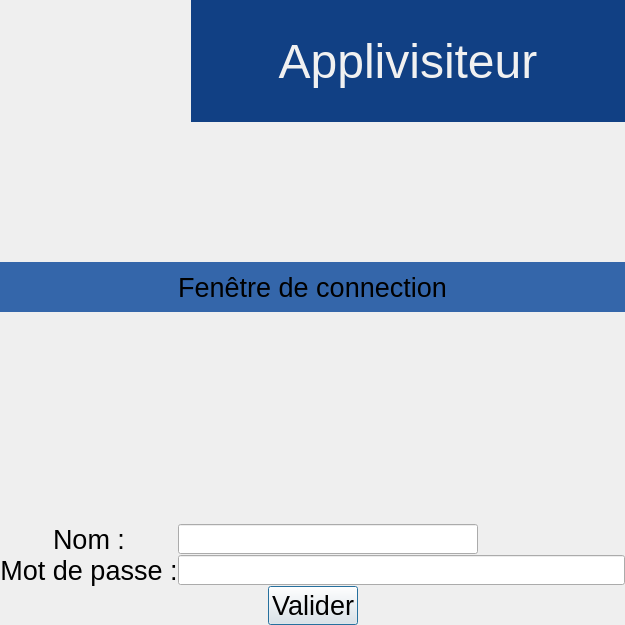
<?xml version="1.0" encoding="UTF-8"?>
<ui version="4.0">
 <class>Dialog</class>
 <widget class="QDialog" name="Dialog">
  <property name="windowModality">
   <enum>Qt::NonModal</enum>
  </property>
  <property name="geometry">
   <rect>
    <x>0</x>
    <y>0</y>
    <width>625</width>
    <height>625</height>
   </rect>
  </property>
  <property name="windowTitle">
   <string>Dialog</string>
  </property>
  <property name="autoFillBackground">
   <bool>false</bool>
  </property>
  <property name="sizeGripEnabled">
   <bool>false</bool>
  </property>
  <layout class="QGridLayout" name="gridLayout_7">
   <property name="leftMargin">
    <number>0</number>
   </property>
   <property name="topMargin">
    <number>0</number>
   </property>
   <property name="rightMargin">
    <number>0</number>
   </property>
   <property name="bottomMargin">
    <number>0</number>
   </property>
   <property name="spacing">
    <number>0</number>
   </property>
   <item row="0" column="0">
    <layout class="QVBoxLayout" name="verticalLayout">
     <property name="spacing">
      <number>0</number>
     </property>
     <property name="sizeConstraint">
      <enum>QLayout::SetNoConstraint</enum>
     </property>
     <property name="leftMargin">
      <number>0</number>
     </property>
     <property name="rightMargin">
      <number>0</number>
     </property>
     <item>
      <layout class="QHBoxLayout" name="horizontalLayout">
       <property name="spacing">
        <number>0</number>
       </property>
       <property name="sizeConstraint">
        <enum>QLayout::SetDefaultConstraint</enum>
       </property>
       <item alignment="Qt::AlignTop">
        <widget class="QLabel" name="label_2">
         <property name="sizePolicy">
          <sizepolicy hsizetype="Preferred" vsizetype="Fixed">
           <horstretch>0</horstretch>
           <verstretch>0</verstretch>
          </sizepolicy>
         </property>
         <property name="minimumSize">
          <size>
           <width>191</width>
           <height>122</height>
          </size>
         </property>
         <property name="maximumSize">
          <size>
           <width>191</width>
           <height>122</height>
          </size>
         </property>
         <property name="font">
          <font>
           <kerning>true</kerning>
          </font>
         </property>
         <property name="text">
          <string/>
         </property>
         <property name="pixmap">
          <pixmap resource="logoqrc.qrc">:/newPrefix/image/logo.jpg</pixmap>
         </property>
         <property name="scaledContents">
          <bool>true</bool>
         </property>
         <property name="openExternalLinks">
          <bool>false</bool>
         </property>
        </widget>
       </item>
       <item alignment="Qt::AlignTop">
        <widget class="QLabel" name="label">
         <property name="sizePolicy">
          <sizepolicy hsizetype="Preferred" vsizetype="Fixed">
           <horstretch>0</horstretch>
           <verstretch>0</verstretch>
          </sizepolicy>
         </property>
         <property name="minimumSize">
          <size>
           <width>0</width>
           <height>122</height>
          </size>
         </property>
         <property name="maximumSize">
          <size>
           <width>16777215</width>
           <height>122</height>
          </size>
         </property>
         <property name="palette">
          <palette>
           <active>
            <colorrole role="WindowText">
             <brush brushstyle="SolidPattern">
              <color alpha="255">
               <red>241</red>
               <green>241</green>
               <blue>241</blue>
              </color>
             </brush>
            </colorrole>
            <colorrole role="Button">
             <brush brushstyle="SolidPattern">
              <color alpha="255">
               <red>17</red>
               <green>64</green>
               <blue>132</blue>
              </color>
             </brush>
            </colorrole>
            <colorrole role="Text">
             <brush brushstyle="SolidPattern">
              <color alpha="255">
               <red>241</red>
               <green>241</green>
               <blue>241</blue>
              </color>
             </brush>
            </colorrole>
            <colorrole role="Base">
             <brush brushstyle="SolidPattern">
              <color alpha="255">
               <red>17</red>
               <green>64</green>
               <blue>132</blue>
              </color>
             </brush>
            </colorrole>
            <colorrole role="Window">
             <brush brushstyle="SolidPattern">
              <color alpha="255">
               <red>17</red>
               <green>64</green>
               <blue>132</blue>
              </color>
             </brush>
            </colorrole>
           </active>
           <inactive>
            <colorrole role="WindowText">
             <brush brushstyle="SolidPattern">
              <color alpha="255">
               <red>241</red>
               <green>241</green>
               <blue>241</blue>
              </color>
             </brush>
            </colorrole>
            <colorrole role="Button">
             <brush brushstyle="SolidPattern">
              <color alpha="255">
               <red>17</red>
               <green>64</green>
               <blue>132</blue>
              </color>
             </brush>
            </colorrole>
            <colorrole role="Text">
             <brush brushstyle="SolidPattern">
              <color alpha="255">
               <red>241</red>
               <green>241</green>
               <blue>241</blue>
              </color>
             </brush>
            </colorrole>
            <colorrole role="Base">
             <brush brushstyle="SolidPattern">
              <color alpha="255">
               <red>17</red>
               <green>64</green>
               <blue>132</blue>
              </color>
             </brush>
            </colorrole>
            <colorrole role="Window">
             <brush brushstyle="SolidPattern">
              <color alpha="255">
               <red>17</red>
               <green>64</green>
               <blue>132</blue>
              </color>
             </brush>
            </colorrole>
           </inactive>
           <disabled>
            <colorrole role="WindowText">
             <brush brushstyle="SolidPattern">
              <color alpha="255">
               <red>120</red>
               <green>120</green>
               <blue>120</blue>
              </color>
             </brush>
            </colorrole>
            <colorrole role="Button">
             <brush brushstyle="SolidPattern">
              <color alpha="255">
               <red>17</red>
               <green>64</green>
               <blue>132</blue>
              </color>
             </brush>
            </colorrole>
            <colorrole role="Text">
             <brush brushstyle="SolidPattern">
              <color alpha="255">
               <red>120</red>
               <green>120</green>
               <blue>120</blue>
              </color>
             </brush>
            </colorrole>
            <colorrole role="Base">
             <brush brushstyle="SolidPattern">
              <color alpha="255">
               <red>17</red>
               <green>64</green>
               <blue>132</blue>
              </color>
             </brush>
            </colorrole>
            <colorrole role="Window">
             <brush brushstyle="SolidPattern">
              <color alpha="255">
               <red>17</red>
               <green>64</green>
               <blue>132</blue>
              </color>
             </brush>
            </colorrole>
           </disabled>
          </palette>
         </property>
         <property name="font">
          <font>
           <family>Arial</family>
           <pointsize>36</pointsize>
           <weight>50</weight>
           <italic>false</italic>
           <bold>false</bold>
           <underline>false</underline>
           <strikeout>false</strikeout>
          </font>
         </property>
         <property name="autoFillBackground">
          <bool>false</bool>
         </property>
         <property name="styleSheet">
          <string notr="true">background-color: rgb(17, 64, 132);</string>
         </property>
         <property name="text">
          <string>Applivisiteur</string>
         </property>
         <property name="scaledContents">
          <bool>false</bool>
         </property>
         <property name="alignment">
          <set>Qt::AlignCenter</set>
         </property>
        </widget>
       </item>
      </layout>
     </item>
     <item alignment="Qt::AlignTop">
      <widget class="QLabel" name="label_8">
       <property name="sizePolicy">
        <sizepolicy hsizetype="Preferred" vsizetype="Minimum">
         <horstretch>0</horstretch>
         <verstretch>0</verstretch>
        </sizepolicy>
       </property>
       <property name="minimumSize">
        <size>
         <width>0</width>
         <height>50</height>
        </size>
       </property>
       <property name="maximumSize">
        <size>
         <width>16777215</width>
         <height>50</height>
        </size>
       </property>
       <property name="font">
        <font>
         <family>Arial</family>
         <pointsize>20</pointsize>
         <weight>50</weight>
         <italic>false</italic>
         <bold>false</bold>
         <underline>false</underline>
         <strikeout>false</strikeout>
        </font>
       </property>
       <property name="autoFillBackground">
        <bool>false</bool>
       </property>
       <property name="styleSheet">
        <string notr="true">background-color: rgb(52, 102, 170);</string>
       </property>
       <property name="text">
        <string>Fenêtre de connection</string>
       </property>
       <property name="scaledContents">
        <bool>false</bool>
       </property>
       <property name="alignment">
        <set>Qt::AlignCenter</set>
       </property>
      </widget>
     </item>
     <item>
      <layout class="QGridLayout" name="gridLayout">
       <property name="rightMargin">
        <number>0</number>
       </property>
       <property name="bottomMargin">
        <number>0</number>
       </property>
       <property name="verticalSpacing">
        <number>0</number>
       </property>
       <item row="0" column="1">
        <widget class="QLineEdit" name="champsLogin">
         <property name="minimumSize">
          <size>
           <width>0</width>
           <height>30</height>
          </size>
         </property>
         <property name="maximumSize">
          <size>
           <width>300</width>
           <height>16777215</height>
          </size>
         </property>
         <property name="alignment">
          <set>Qt::AlignCenter</set>
         </property>
         <property name="dragEnabled">
          <bool>false</bool>
         </property>
         <property name="readOnly">
          <bool>false</bool>
         </property>
        </widget>
       </item>
       <item row="1" column="0">
        <widget class="QLabel" name="label_9">
         <property name="font">
          <font>
           <family>Arial</family>
           <pointsize>20</pointsize>
           <weight>50</weight>
           <italic>false</italic>
           <bold>false</bold>
           <underline>false</underline>
           <strikeout>false</strikeout>
          </font>
         </property>
         <property name="text">
          <string>Mot de passe :</string>
         </property>
         <property name="alignment">
          <set>Qt::AlignCenter</set>
         </property>
        </widget>
       </item>
       <item row="1" column="1">
        <widget class="QLineEdit" name="champsMDP">
         <property name="minimumSize">
          <size>
           <width>0</width>
           <height>30</height>
          </size>
         </property>
         <property name="inputMethodHints">
          <set>Qt::ImhHiddenText|Qt::ImhNoAutoUppercase|Qt::ImhNoPredictiveText|Qt::ImhSensitiveData</set>
         </property>
         <property name="frame">
          <bool>true</bool>
         </property>
         <property name="echoMode">
          <enum>QLineEdit::Password</enum>
         </property>
         <property name="dragEnabled">
          <bool>false</bool>
         </property>
         <property name="readOnly">
          <bool>false</bool>
         </property>
        </widget>
       </item>
       <item row="0" column="0">
        <widget class="QLabel" name="label_10">
         <property name="font">
          <font>
           <family>Arial</family>
           <pointsize>20</pointsize>
           <weight>50</weight>
           <italic>false</italic>
           <bold>false</bold>
           <underline>false</underline>
           <strikeout>false</strikeout>
          </font>
         </property>
         <property name="text">
          <string>Nom :</string>
         </property>
         <property name="alignment">
          <set>Qt::AlignCenter</set>
         </property>
        </widget>
       </item>
      </layout>
     </item>
     <item>
      <layout class="QHBoxLayout" name="horizontalLayout_2">
       <item>
        <spacer name="horizontalSpacer">
         <property name="orientation">
          <enum>Qt::Horizontal</enum>
         </property>
         <property name="sizeHint" stdset="0">
          <size>
           <width>40</width>
           <height>20</height>
          </size>
         </property>
        </spacer>
       </item>
       <item>
        <widget class="QPushButton" name="loginBouton">
         <property name="font">
          <font>
           <family>Arial</family>
           <pointsize>20</pointsize>
          </font>
         </property>
         <property name="text">
          <string>Valider</string>
         </property>
        </widget>
       </item>
       <item>
        <spacer name="horizontalSpacer_2">
         <property name="orientation">
          <enum>Qt::Horizontal</enum>
         </property>
         <property name="sizeHint" stdset="0">
          <size>
           <width>40</width>
           <height>20</height>
          </size>
         </property>
        </spacer>
       </item>
      </layout>
     </item>
    </layout>
   </item>
  </layout>
 </widget>
 <resources>
  <include location="logoqrc.qrc"/>
  <include location="../../../../../Program Files (x86)/Qt Designer/logoqrc.qrc"/>
 </resources>
 <connections/>
</ui>
